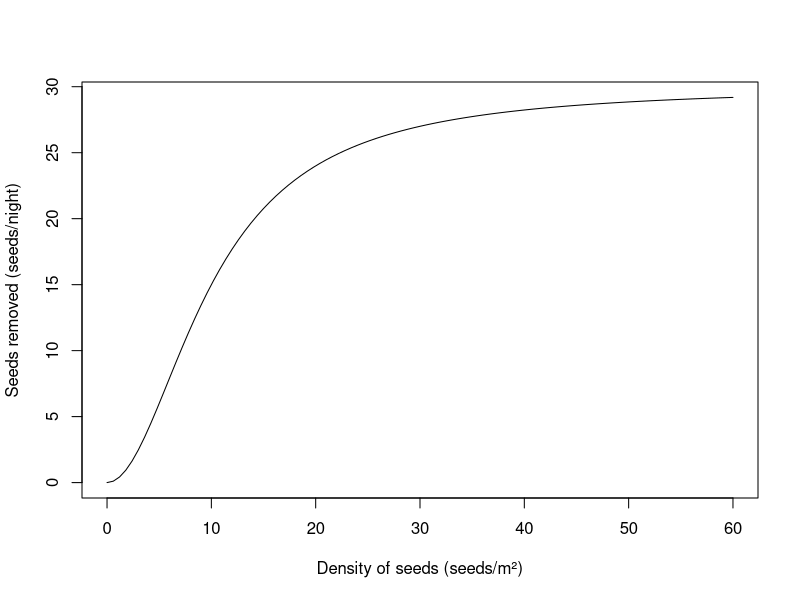
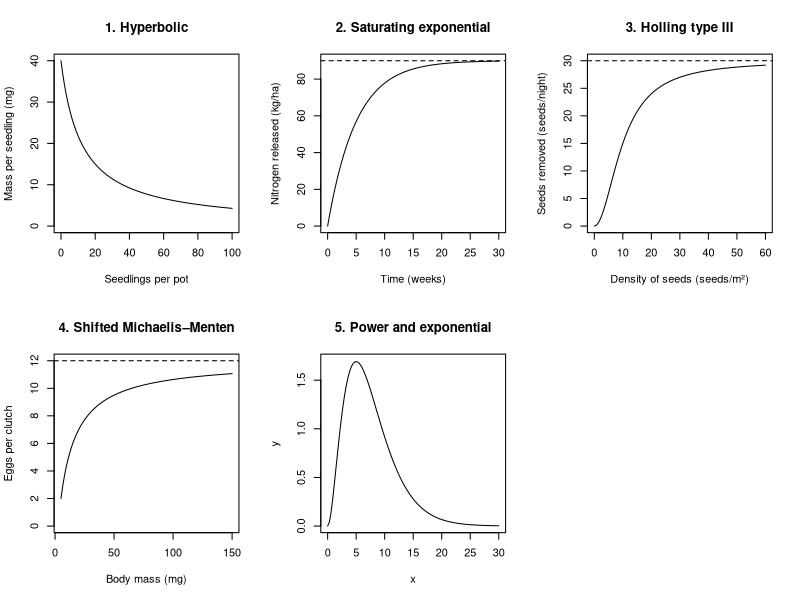
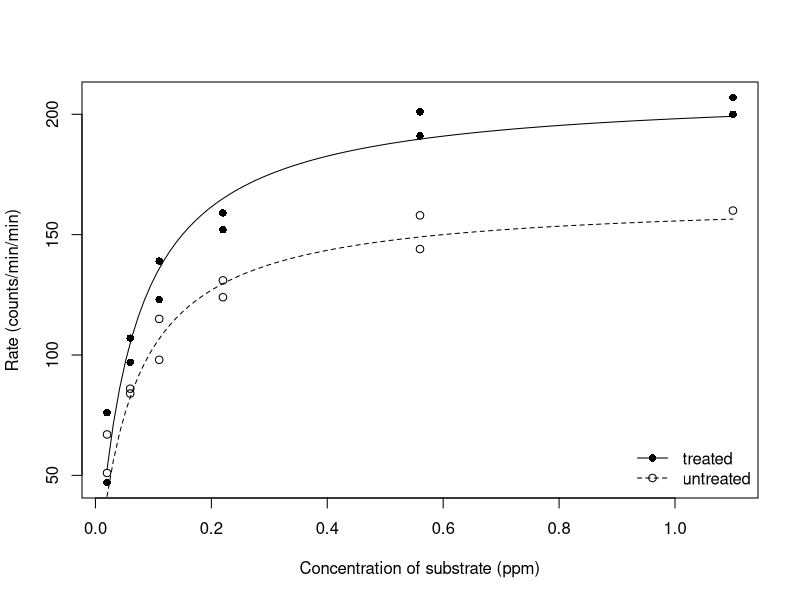
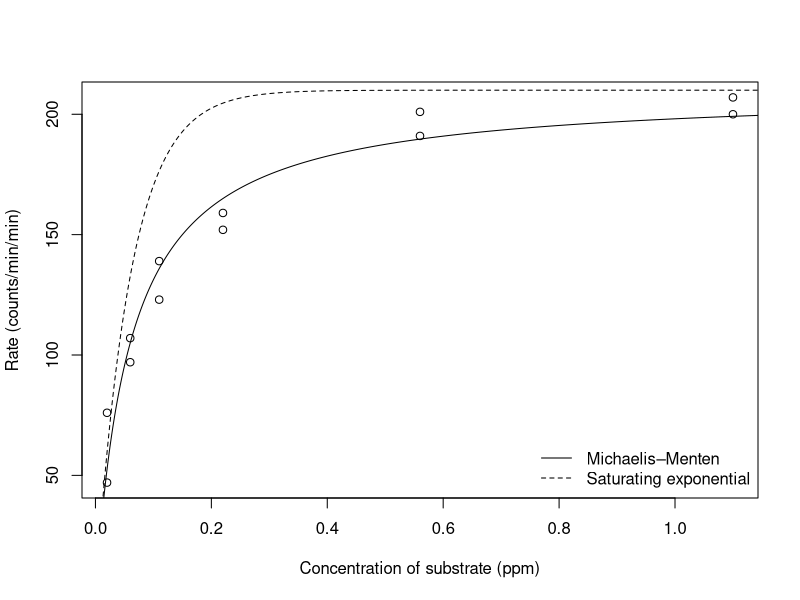

Reproduce these figures in R, in order. (Note: this script raises an error after producing the figures.)
## ---- chunk 1
# The five functions of the exercise.
seedling_mass = function(x) 480 / (12 + x)
nitrogen = function(x) 90 * (1 - exp(-0.2 * x))
seeds_removed = function(x) 30 * x^2 / (100 + x^2)
clutch = function(x) 2 + 10 * (x - 5) / (15 + (x - 5))
power_exponential = function(x) 0.5 * x^2 * exp(-0.4 * x)

# Value at the lower end of the domain, close to it, and at a very large x.
seedling_mass(c(0, 0.5, 100000))
nitrogen(c(0, 0.5, 100000))
seeds_removed(c(0, 0.5, 100000))
clutch(c(5, 5.5, 100000))
power_exponential(c(0, 0.5, 100000))

# The approximations close to the lower end, at the same second value.
18 * 0.5
0.3 * 0.5^2
2 + 10 / 15 * (5.5 - 5)
0.5 * 0.5^2

# A quick look at one of the functions; the others are drawn in the same way.
curve(seeds_removed(x), from = 0, to = 60,
      xlab = "Density of seeds (seeds/m²)", ylab = "Seeds removed (seeds/night)")
## ---- chunk 2
#| echo: false
#| label: fig-end_behaviour
#| fig-width: 9
#| fig-height: 6
#| fig-cap: "The five functions of Exercise 2. Dashed lines mark the asymptotes that are not zero."
# One panel per function, in two rows of three: the curve and, where there is one,
# the asymptote
old_par = par(no.readonly = TRUE)
par(mfrow = c(2, 3))

curve(seedling_mass(x), from = 0, to = 100, ylim = c(0, 40), main = "1. Hyperbolic",
      xlab = "Seedlings per pot", ylab = "Mass per seedling (mg)")

curve(nitrogen(x), from = 0, to = 30, ylim = c(0, 90), main = "2. Saturating exponential",
      xlab = "Time (weeks)", ylab = "Nitrogen released (kg/ha)")
abline(h = 90, lty = 2)

curve(seeds_removed(x), from = 0, to = 60, ylim = c(0, 30), main = "3. Holling type III",
      xlab = "Density of seeds (seeds/m²)", ylab = "Seeds removed (seeds/night)")
abline(h = 30, lty = 2)

curve(clutch(x), from = 5, to = 150, ylim = c(0, 12), main = "4. Shifted Michaelis–Menten",
      xlab = "Body mass (mg)", ylab = "Eggs per clutch")
abline(h = 12, lty = 2)

curve(power_exponential(x), from = 0, to = 30, ylim = c(0, 1.7),
      main = "5. Power and exponential", xlab = "x", ylab = "y")

par(old_par)
## ---- chunk 3
# Question 3: derivative of the Holling type III function with D(), and the formulas
# derived on paper, 2 * a * b^2 * x / (b^2 + x^2)^2 and a / (2 * b) at x = b.
holling_3_derivative = D(expression(a * x^2 / (b^2 + x^2)), "x")
eval(holling_3_derivative, list(a = 30, b = 10, x = 10))
2 * 30 * 10^2 * 10 / (10^2 + 10^2)^2
30 / (2 * 10)

# Question 5: partial derivatives of the Ricker function with respect to a and to b.
ricker_da = D(expression(a * x * exp(-b * x)), "a")
ricker_db = D(expression(a * x * exp(-b * x)), "b")
eval(ricker_da, list(a = 2, b = 0.5, x = 2))
eval(ricker_db, list(a = 2, b = 0.5, x = 2))

# The formulas derived on paper.
2 * exp(-0.5 * 2)
-2 * 2^2 * exp(-0.5 * 2)
## ---- chunk 4
# Question 3: peak of the Hassell function with an exponent of 2 on a fine grid of eggs.
egg_grid = seq(0, 400, by = 0.01)
adults = 1280 * egg_grid / (40 + egg_grid)^2
egg_grid[which.max(adults)]
max(adults)

# Question 5: peak of the Holling type IV function on a fine grid of biomass,
# and its value at a very large biomass.
biomass_grid = seq(0, 400, by = 0.01)
intake = 12 * biomass_grid^2 / (100 - 10 * biomass_grid + biomass_grid^2)
biomass_grid[which.max(intake)]
max(intake)
12 * 100000^2 / (100 - 10 * 100000 + 100000^2)
## ---- chunk 5
# Question 1: the Holling type II form (alpha = 2, H = 0.05) and the Michaelis–Menten
# form (a = 20, b = 10) at four densities of prey.
prey = c(1, 5, 20, 80)
2 * prey / (1 + 2 * 0.05 * prey)
20 * prey / (10 + prey)

# Question 2: the Ricker function with a = 8 and b = 0.25, and the form with the
# location (4) and the height (8 * 4 / e) of the peak as parameters.
x_values = c(1, 4, 10)
y_max = 8 * 4 / exp(1)
8 * x_values * exp(-0.25 * x_values)
y_max * (x_values / 4) * exp(1 - x_values / 4)
## ---- chunk 6
# Load the data and look at the first rows.
data(Puromycin, package = "datasets")
head(Puromycin)

# Michaelis–Menten function: asymptote a and half-maximum b.
michaelis_menten = function(x, a = 1, b = 1) {
  a * x / (b + x)
}
## ---- chunk 7
#| label: fig-puromycin_curves
#| fig-cap: "Rate of an enzymatic reaction against the concentration of the substrate in cells treated with puromycin (filled circles, solid line) and in untreated cells (open circles, dashed line). The curves are Michaelis–Menten functions with parameters read by eye: a = 210 and b = 0.06 for the treated cells, a = 165 and b = 0.06 for the untreated cells."
# Values read from the plot: asymptote (counts/min/min) and half-maximum (ppm).
a_treated = 210
a_untreated = 165
b_both = 0.06

# Observations as points: filled for the treated cells and open for the untreated cells.
plot(rate ~ conc, data = Puromycin,
     pch = ifelse(Puromycin$state == "treated", 16, 1),
     xlab = "Concentration of substrate (ppm)", ylab = "Rate (counts/min/min)")

# One curve per state, with a different line type.
curve(michaelis_menten(x, a = a_treated, b = b_both), add = TRUE, lty = 1)
curve(michaelis_menten(x, a = a_untreated, b = b_both), add = TRUE, lty = 2)
legend("bottomright", legend = c("treated", "untreated"),
       pch = c(16, 1), lty = c(1, 2), bty = "n")
## ---- chunk 8
#| label: fig-puromycin_exponential
#| fig-cap: "Michaelis–Menten function (solid line; a = 210, b = 0.06) and saturating exponential function with the same asymptote and the same initial slope (dashed line), with the observations of the treated cells."
# Saturating exponential: asymptote a and rate b.
saturating_exponential = function(x, a = 1, b = 1) {
  a * (1 - exp(-b * x))
}

# Both functions on a fine grid of concentrations, with the same asymptote and
# the same initial slope.
conc_grid = seq(0, 1.2, by = 0.0001)
mm_values = michaelis_menten(conc_grid, a = a_treated, b = b_both)
exp_values = saturating_exponential(conc_grid, a = a_treated, b = 1 / b_both)

# Concentration at which the two functions differ most, and their values there.
largest = which.max(exp_values - mm_values)
conc_grid[largest]
mm_values[largest]
exp_values[largest]

# The two curves with the observations of the treated cells.
treated = Puromycin[Puromycin$state == "treated", ]
plot(rate ~ conc, data = treated,
     xlab = "Concentration of substrate (ppm)", ylab = "Rate (counts/min/min)")
lines(x = conc_grid, y = mm_values, lty = 1)
lines(x = conc_grid, y = exp_values, lty = 2)
legend("bottomright", legend = c("Michaelis–Menten", "Saturating exponential"),
       lty = c(1, 2), bty = "n")
## ---- chunk 9
# Load the fir data and count the trees without a diameter or without a fecundity.
data(FirDBHFec_sum, package = "emdbook")
nrow(FirDBHFec_sum)
sum(is.na(FirDBHFec_sum$DBH))
sum(is.na(FirDBHFec_sum$fecundity))

# Keep the trees with a diameter.
fir = FirDBHFec_sum[!is.na(FirDBHFec_sum$DBH), ]
nrow(fir)
range(fir$DBH)
range(fir$fecundity)
## ---- chunk 10
#| label: fig-fir
#| fig-cap: "Fecundity of balsam fir trees against their diameter at breast height. The curve is a power law with parameters read by eye (a = 0.5, b = 2)."
# Power law: a is the value at x = 1 and b is the exponent.
power_law = function(x, a = 1, b = 1) {
  a * x^b
}

# Observations as points and the curve of question 2 as a line.
plot(fecundity ~ DBH, data = fir,
     xlab = "Diameter at breast height (cm)", ylab = "Fecundity (cone rachises)")
curve(power_law(x, a = 0.5, b = 2), add = TRUE, lwd = 2, col = "#D55E00")
## ---- chunk 11
# Load the damselfish data: 11 target densities of settlers.
data(DamselRecruitment_sum, package = "emdbook")
DamselRecruitment_sum

# Fraction of the settlers that survived, at each density.
DamselRecruitment_sum$surv.den / DamselRecruitment_sum$settler.den
## ---- chunk 12
#| label: fig-damsel
#| fig-cap: "Density of surviving damselfish against the density of settlers. Solid line: Michaelis–Menten function (a = 9.5, b = 15). Dashed line: hockey stick function (a = 0.25, c = 35)."
# Hockey stick function: slope a up to the breakpoint c, then the plateau a * c.
hockey_stick = function(x, a = 1, c = 1) {
  ifelse(x < c, a * x, a * c)
}

# The observations with both curves. michaelis_menten() was defined in Exercise 6.
# n = 500 makes curve() evaluate the function at enough points to show the corner.
plot(surv.den ~ settler.den, data = DamselRecruitment_sum, ylim = c(0, 10),
     xlab = "Settlers per 0.1 m²", ylab = "Survivors per 0.1 m²")
curve(michaelis_menten(x, a = 9.5, b = 15), add = TRUE, lty = 1)
curve(hockey_stick(x, a = 0.25, c = 35), add = TRUE, lty = 2, n = 500)
legend("bottomright", legend = c("Michaelis–Menten", "Hockey stick"),
       lty = c(1, 2), bty = "n")
## ---- chunk 13
# Values of the hockey stick and of the Michaelis–Menten function at the four lowest
# densities of settlers, next to the observed survivors.
lowest = DamselRecruitment_sum$settler.den[1:4]
hockey_stick(lowest, a = 0.25, c = 35)
michaelis_menten(lowest, a = 9.5, b = 15)
DamselRecruitment_sum$surv.den[1:4]
## ---- chunk 14
#| label: fig-damsel_shepherd
#| fig-cap: "Shepherd functions with an initial slope s = 9.5/15 and a scale k = 15 for three values of the exponent c, with the damselfish data. With c = 1 (solid line) it is the Michaelis–Menten function of the previous figure."
# Shepherd function with the initial slope s, the scale k and the exponent c.
shepherd = function(x, s = 1, k = 1, c = 1) {
  s * x / (1 + (x / k)^c)
}

# Initial slope and scale that correspond to the Michaelis–Menten function.
s_damsel = 9.5 / 15
k_damsel = 15

# Value at x = k and at the highest density of settlers, for the three exponents.
shepherd(15, s = s_damsel, k = k_damsel, c = c(0.8, 1, 1.2))
shepherd(315, s = s_damsel, k = k_damsel, c = c(0.8, 1, 1.2))

# The observations with the three curves; the vertical axis is extended for c = 0.8.
plot(surv.den ~ settler.den, data = DamselRecruitment_sum, ylim = c(0, 17),
     xlab = "Settlers per 0.1 m²", ylab = "Survivors per 0.1 m²")
curve(shepherd(x, s = s_damsel, k = k_damsel, c = 0.8), add = TRUE, lty = 3)
curve(shepherd(x, s = s_damsel, k = k_damsel, c = 1), add = TRUE, lty = 1)
curve(shepherd(x, s = s_damsel, k = k_damsel, c = 1.2), add = TRUE, lty = 2)
legend("topleft", legend = c("c = 0.8", "c = 1", "c = 1.2"), lty = c(3, 1, 2), bty = "n")
